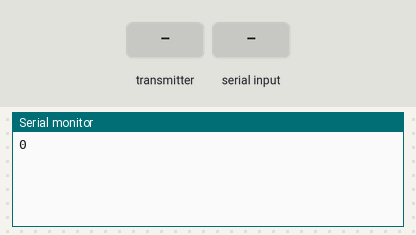
Simulated run of this sketch. Board: ESP32. On the bench: the last lines printed to the serial monitor. The test bench sets the inputs (shaded band).

Above: at 1.2 s.
1.3 s: the transmitter starts sending number = 0
At 1.61 s:
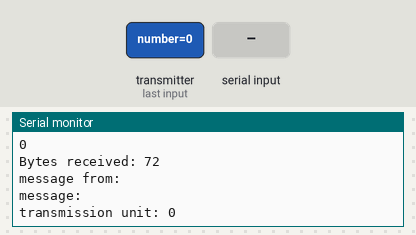
2.8 s: "1" received over Serial
At 4.11 s:
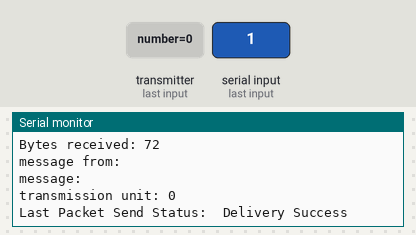

The sketch:

espnowLongRangeChat.ino
```cpp
#include <esp_now.h>
#include <WiFi.h>
#include <esp_wifi.h>
// configure the below two line

String devIdentifier = "bravo";  //name of this device
uint8_t peerAddress[] = {0x3C, 0x61, 0x05, 0x17, 0x1B, 0x1C};  //mac address of peer device

//
//
//


// Define variables to store incoming readings
String receivedMsg;
String receivedFrom;
int receivedNumber;

// Variable to store if sending data was successful
String success;

//Structure example to send data
//Must match the receiver structure
typedef struct data_Packet {
    String msg;
    String deviceName;
    int number = 0;

} struct_message;

int temp = 0;
String str;


// data packet object to store data to be sent
data_Packet goingOut;


// data packet object to store receving data
data_Packet comingIn;

esp_now_peer_info_t peerInfo;

// Callback when data is sent
void OnDataSent(const uint8_t *mac_addr, esp_now_send_status_t status) {
  Serial.print("\r\nLast Packet Send Status:\t");
  Serial.println(status == ESP_NOW_SEND_SUCCESS ? "Delivery Success" : "Delivery Fail");
  if (status ==0){
    //success = "Delivery Success :)";
  }
  else{
    success = "Delivery Fail :(";
  }
}

// Callback when data is received
void OnDataRecv(const uint8_t * mac, const uint8_t *incomingData, int len) {
  memcpy(&comingIn, incomingData, sizeof(comingIn));
  Serial.print("Bytes received: ");
  Serial.println(len);
  receivedMsg = comingIn.msg;
  receivedNumber = comingIn.number;
  receivedFrom = comingIn.deviceName;

  Serial.print("message from: ");
  Serial.println(receivedFrom);
  Serial.print("message: ");
  Serial.println(receivedMsg);
  Serial.print("transmission unit: ");
  Serial.println(receivedNumber);
  Serial.println("\n\n\n\n\n\n");
}

void setup() {
  // Init Serial Monitor
  Serial.begin(115200);

  // Set device as a Wi-Fi Station
  WiFi.mode(WIFI_STA);
  int a= esp_wifi_set_protocol( ESP_IF_WIFI_STA, WIFI_PROTOCOL_LR );
    Serial.println(a);

  // Init ESP-NOW
  if (esp_now_init() != ESP_OK) {
    Serial.println("Error initializing ESP-NOW");
    return;
  }

  // Once ESPNow is successfully Init, we will register for Send CB to
  // get the status of Trasnmitted packet
  esp_now_register_send_cb(OnDataSent);

  // Register peer
  memcpy(peerInfo.peer_addr, peerAddress, 6);
  peerInfo.channel = 0;
  peerInfo.encrypt = false;

  // Add peer
  if (esp_now_add_peer(&peerInfo) != ESP_OK){
    Serial.println("Failed to add peer");
    return;
  }
  // Register for a callback function that will be called when data is received
  esp_now_register_recv_cb(OnDataRecv);
}

void loop() {


  if(Serial.available())
  {
    str = Serial.readString();
    goingOut.msg=str;
    goingOut.number = temp++;
    goingOut.deviceName = devIdentifier;


    esp_err_t result = esp_now_send(peerAddress, (uint8_t *) &goingOut, sizeof(goingOut));

  if (result != ESP_OK) {
    Serial.println("Error sending the data");
  }

  }//end serial if check statement


  //endloop
}
```

Measured:
- after the input at 1.3 s, the serial monitor: prints a new line at once (image 1)
- after the input at 2.8 s, the serial monitor: prints a new line after 1.0 s (image 2)
